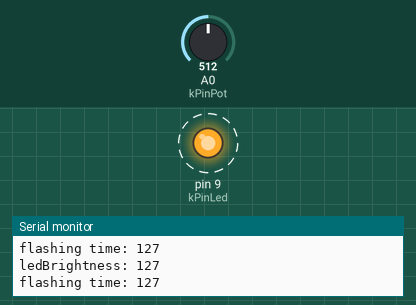
A sketch run on a simulated Arduino Uno, built with avr-gcc and run on an emulated ATmega328P. On the bench: output pins drawn as LEDs (lit = HIGH), the last lines printed to the serial monitor. Dashed ring = blinking. The test bench sets the inputs (shaded band); at power-on: A0 (kPinPot) = 512.

Above: at 1.08 s.
1.3 s: A0 (kPinPot) set to 122
At 2.21 s:
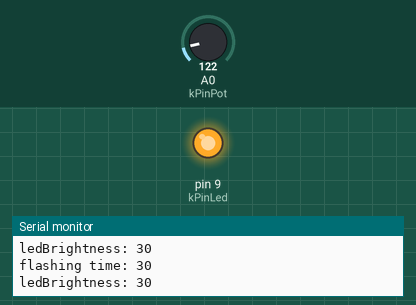
4.3 s: A0 (kPinPot) set to 0
At 4.8 s:
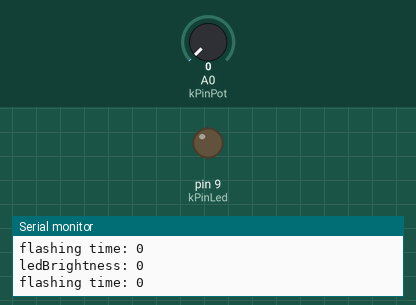
Timing chart, 0 to 7.3 s (numbered marks = the images above; inputs shaded):
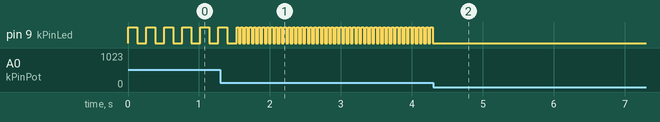

Measured:
- after the input at 4.3 s, pin 9 (kPinLed): stops changing and stays LOW
- by itself, pin 9 (kPinLed): repeats every 0.06 s: HIGH 0.03 s, LOW 0.03 s

The sketch:

AnalogIn_combined_.ino
```cpp
const int kPinPot = A0;
const int kPinLed = 9;
int flashing = 0;
int ledBrightness = 0;
int sensorValue = 0;
void setup() {
  pinMode(kPinPot, INPUT);
  pinMode(kPinLed, OUTPUT);
  Serial.begin(9600);
}

void loop() {
  sensorValue = analogRead(kPinPot);
  flashing = map(sensorValue, 0, 1023, 0, 255);
  digitalWrite(kPinLed, HIGH);
  delay(flashing);
  digitalWrite(kPinLed, LOW);
  delay(flashing);
  ledBrightness = map(sensorValue, 0, 1023, 0, 255);
  analogWrite(kPinLed, ledBrightness);
  Serial.print("ledBrightness: ");
  Serial.println(ledBrightness);
  Serial.print("flashing time: ");
  Serial.println(flashing);
}
```
